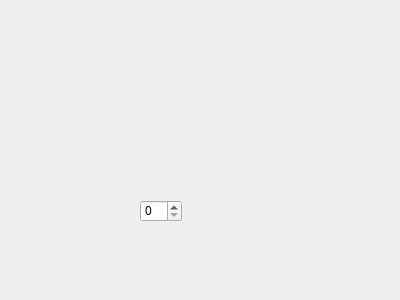
<?xml version="1.0" encoding="UTF-8"?>
<ui version="4.0">
 <class>Form</class>
 <widget class="QWidget" name="Form">
  <property name="geometry">
   <rect>
    <x>0</x>
    <y>0</y>
    <width>400</width>
    <height>300</height>
   </rect>
  </property>
  <property name="windowTitle">
   <string>Form</string>
  </property>
  <widget class="hexxspinbox" name="spinBox">
   <property name="geometry">
    <rect>
     <x>140</x>
     <y>200</y>
     <width>42</width>
     <height>22</height>
    </rect>
   </property>
  </widget>
 </widget>
 <customwidgets>
  <customwidget>
   <class>hexxspinbox</class>
   <extends>QSpinBox</extends>
   <header location="global">hexxspinbox.h</header>
  </customwidget>
 </customwidgets>
 <resources/>
 <connections/>
</ui>
